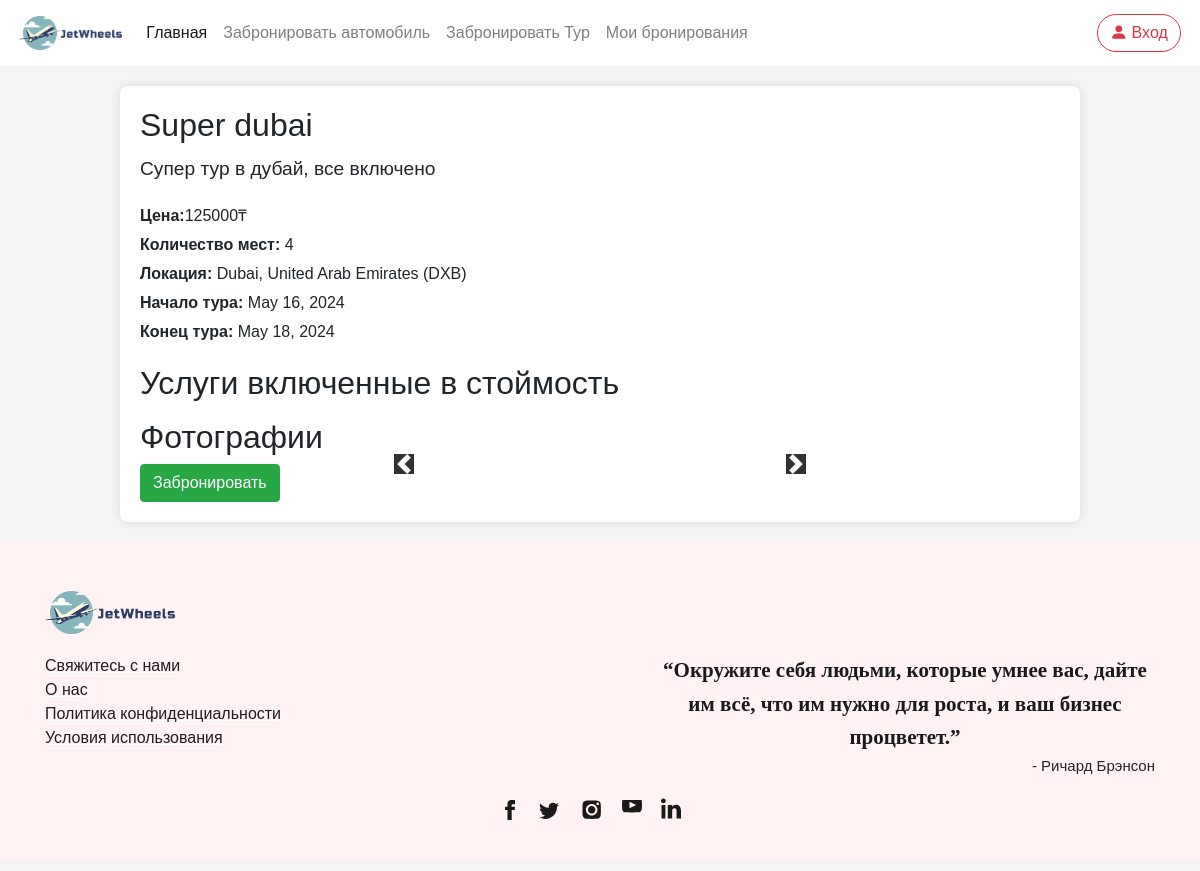
Page /tour/1/ on the earlier database version.
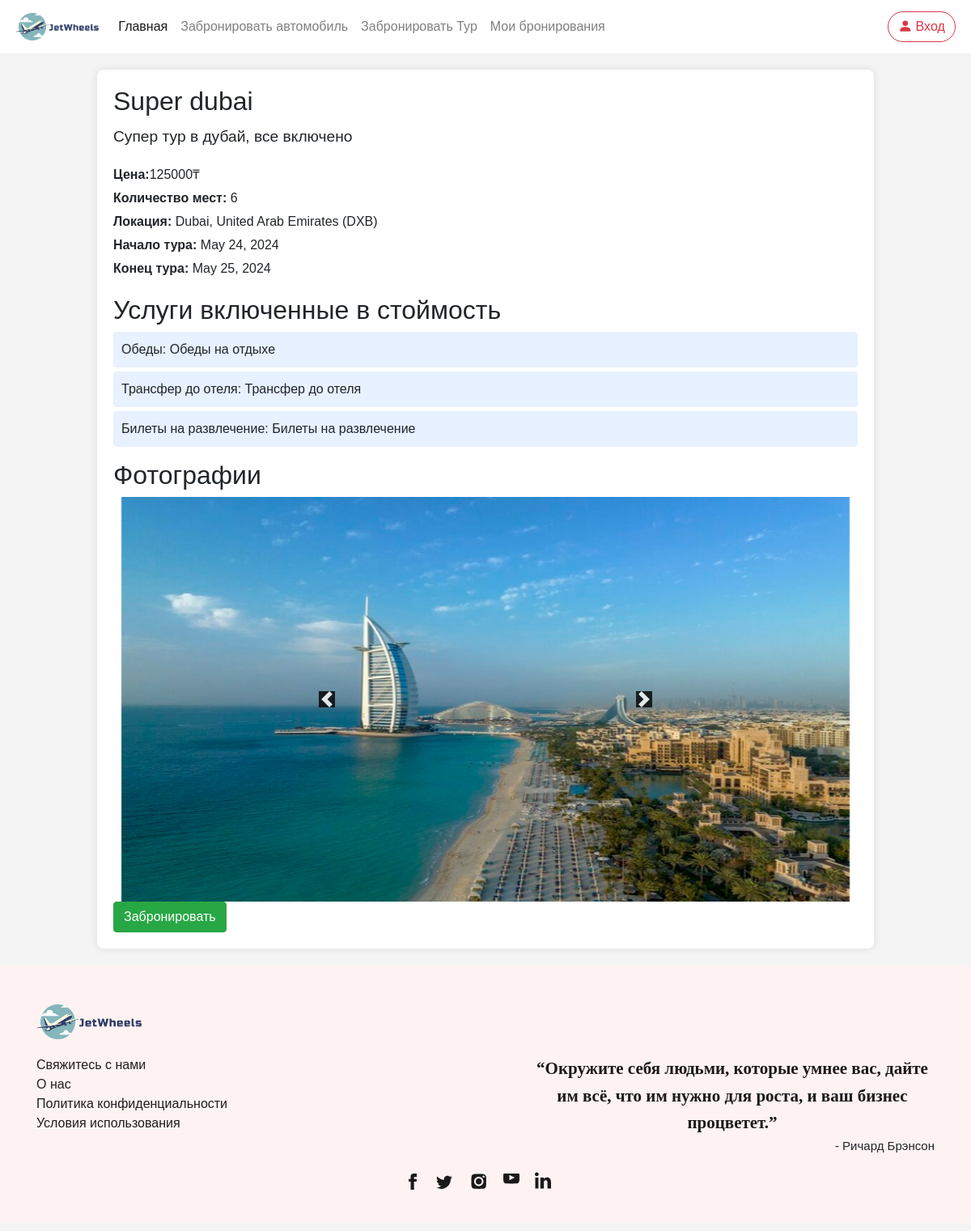
Same page on the later database version.
### tour/models.py (models this page shows, shortened)
class Tour(models.Model):
    tour_name = models.CharField(max_length=30, default="")
    tour_desc = models.CharField(max_length=300, default="")
    price = models.IntegerField(default=0)
    tour_capacity = models.IntegerField(default=10)
    location = models.ForeignKey(flight_models.Place, on_delete=models.CASCADE, related_name="location")
    start_date = models.DateField(blank=True, null=True)
    end_date = models.DateField(blank=True, null=True)
    services = models.ManyToManyField('Service', related_name='tours')

class Service(models.Model):
    name = models.CharField(max_length=50)
    description = models.CharField(max_length=300, blank=True)

class Photo(models.Model):
    tour = models.ForeignKey(Tour, on_delete=models.CASCADE, related_name='photos')
    image = models.ImageField(upload_to='flight/static/tour/photos')
    caption = models.CharField(max_length=100, blank=True)

### flight/models.py (models this page shows)
class Place(models.Model):
    city = models.CharField(max_length=64)
    airport = models.CharField(max_length=64)
    code = models.CharField(max_length=3)
    country = models.CharField(max_length=64)
    def __str__(self):
        return f"{self.city}, {self.country} ({self.code})"

### tour/views.py (the view)
# urls.py: path('tour/<int:tour_id>/', views.details, name='tour_details'),
def details(request, tour_id):
    tour_detail = get_object_or_404(Tour, id=tour_id)
    return render(request, 'tour/details.html', {
        'tour': tour_detail,
    })

### flight/templates/tour/details.html (shortened to what this page needs)
{% extends 'flight/layout.html' %}
{% load static %}
{% block body %}
<div class="tour-details">
    <h1>{{ tour.tour_name }}</h1>
    <p class="tour-description"> {{ tour.tour_desc }}</p>
    <div class="tour-info">
        <p><strong>Цена:</strong>{{ tour.price }}₸</p>
        <p><strong>Количество мест:</strong> {{ tour.tour_capacity }}</p>
        <p><strong>Локация:</strong> {{ tour.location }}</p>
        <p><strong>Начало тура:</strong> {{ tour.start_date }}</p>
        <p><strong>Конец тура:</strong> {{ tour.end_date }}</p>
    </div>
    <h2>Услуги включенные в стоймость</h2>
    <ul class="services-list">
        {% for service in tour.services.all %}
            <li>{{ service.name }}: {{ service.description }}</li>
        {% endfor %}
    </ul>
    <h2>Фотографии</h2>
<div id="tourCarousel" class="carousel slide" data-ride="carousel">
    <div class="carousel-inner">
        {% for photo in tour.photos.all %}
            <div class="carousel-item {% if forloop.first %}active{% endif %}">
                <img src="{{photo.image.url|slice:"7:" }}" class="d-block w-100 carousel-image" alt="{{ photo.caption }}">
            </div>
        {% endfor %}
    </div>
    <a class="carousel-control-prev" href="#tourCarousel" role="button" data-slide="prev">
        <span class="carousel-control-prev-icon" aria-hidden="true"></span>
    </a>
    <a class="carousel-control-next" href="#tourCarousel" role="button" data-slide="next">
        <span class="carousel-control-next-icon" aria-hidden="true"></span>
    </a>
</div>
<form action="{% url 'tour_review' %}" method="GET" style="display: flex;">
<button class="btn btn-primary btn-success o-b" type="submit">
    Забронировать
</button>
</form>
</div>
{% endblock %}

### flight/templates/flight/layout.html (shortened to what this page needs)
{% load static %}
<!DOCTYPE html>
<html lang="ru">
<head>
  <link rel="stylesheet" href="https://stackpath.bootstrapcdn.com/bootstrap/4.4.1/css/bootstrap.min.css">
  <link rel="stylesheet" href="https://use.typekit.net/cav5lva.css">
  <link rel="stylesheet" href="{% static 'css/layout_style.css' %}">
</head>
<body>
  <div class="container-fluid">
    <nav class="navbar navbar-expand-lg navbar-light">
      <a class="navbar-brand" href="{% url 'index' %}">
          <img src="{% static 'img/icon_logo2.png' %}" height="34" alt="">
      </a>
      <div class="collapse navbar-collapse" id="navbarSupportedContent">
        <ul class="navbar-nav mr-auto">
          <li class="nav-item {% if not page %}active{% endif %}">
            <a class="nav-link" href="{% url 'index' %}">Главная</a>
          </li>
        <li class="nav-item {% if page == 'carindex' %}active{% endif %}">
            <a class="nav-link" href="{% url 'carindex' %}">Забронировать автомобиль</a>
          </li>
        <li class="nav-item {% if page == 'tourindex' %}active{% endif %}">
            <a class="nav-link" href="{% url 'tourindex' %}">Забронировать Тур</a>
          </li>
          <li class="nav-item {% if page == 'bookings' %}active{% endif %}">
            <a class="nav-link" href="{% url 'bookings' %}">Мои бронирования</a>
          </li>
        </ul>
        <ul class="navbar-nav">
          {% if not user.is_authenticated %}
            <li class="nav-item">
              <button class="btn btn-outline-danger" style="border-radius: 25rem;" onclick="window.location.href = '/login';">
                <svg width="1.1em" height="1.1em" viewBox="0 1.5 16 16" class="bi bi-person-fill" fill="currentColor" xmlns="http://www.w3.org/2000/svg">
                  <path fill-rule="evenodd" d="M3 14s-1 0-1-1 1-4 6-4 6 3 6 4-1 1-1 1H3zm5-6a3 3 0 1 0 0-6 3 3 0 0 0 0 6z"/>
                </svg>
                Вход
              </button>
            </li>
          {% endif %}
        </ul>
      </div>
    </nav>
    <main>
      {% block body %}{% endblock %}
    </main>
    <footer>
      <div class="container">
        <div>
          <div class="logo-container">
            <img src="{% static 'img/icon_logo2.png' %}">
          </div>
          <div class="footer-content">
            <div class="links-container">
              <div>
                <ul class="link-list">
                  <li class="list-item"><a class="footer-links" href="{% url 'contact' %}">Свяжитесь с нами</a></li>
                  <li class="list-item"><a class="footer-links" href="{% url 'aboutus' %}">О нас</a></li>
                  <li class="list-item"><a class="footer-links" href="{% url 'privacypolicy' %}">Политика конфиденциальности</a></li>
                  <li class="list-item"><a class="footer-links" href="{% url 'termsandconditions' %}">Условия использования</a></li>
                </ul>
              </div>
            </div>
            <div class="quote-container">
              <div class="quote">“Окружите себя людьми, которые умнее вас, дайте им всё, что им нужно для роста, и ваш бизнес процветет.”</div>
              <div class="quote-by">- Ричард Брэнсон</div>
            </div>
          </div>
          <div class="social-links">
            <div class="social-icons">
              <a href="#" class="social-icon">
              </a>
              <a href="#" class="social-icon">
              </a>
              <a href="#" class="social-icon">
              </a>
              <a href="#" class="social-icon">
              </a>
              <a href="#" class="social-icon">
              </a>
            </div>
          </div>
        </div>
      </div>
    </footer>
  </div>
</body>
</html>

### flight/static/css/layout_style.css (style rules this page uses)
body { margin: 0px; padding: 0px; font-family: "Rubik", sans-serif; font-weight: normal; font-style: normal; min-width: 250px; }
.container-fluid { padding-left: 0px; padding-right: 0px; }
.navbar { padding: .7rem 1.2rem; background-color: #fff; transition-duration: .2s; }
footer { background-color: rgb(255,242,242); margin-top: 0px; padding-top: 1px; }
footer .container > div { font-family: Barlow, sans-serif; margin: 48px 0px 10px; flex-shrink: 0; max-width: 100%; overflow: hidden; }
.footer-content { padding-top: 20px; display: flex; -webkit-box-pack: justify; justify-content: space-between; }
.links-container { text-align: left; flex-direction: row; display: flex; }
.quote-container { text-align: right; }
.logo-container img { width: 130px; }
.links-container > div { flex: 1 0 0px; }
.links-container > div ul { padding-inline-start: 0px; margin-block-start: 0px; margin-block-end: 0px; list-style-type: none; margin-right: 50px; }
.footer-links { white-space: nowrap; color: rgb(31, 31, 31); text-decoration: underline solid rgb(255, 255, 255); transition: all 0.1s ease 0s; }
.quote-container .quote { font-family: utopia-std, serif; text-align: center; color: rgb(26, 26, 26); max-width: 500px; margin: auto; font-size: 21px; font-weight: 600; line-height: 1.6; }
.quote-container .quote-by { font-family: sans-serif; font-size: 15px; }
.social-icons { list-style-type: none; display: flex; margin: 0px auto; padding: 20px 0px; width: 100%; max-width: 200px; justify-content: space-evenly; }
.social-icons a { height: 44px; width: 44px; }

### flight/templates/tour/details.html (style rules this page uses)
body { font-family: Arial, sans-serif; margin: 0; padding: 0; background-color: #f4f4f4; }
.tour-details { width: 80%; margin: 20px auto; padding: 20px; background-color: #fff; box-shadow: 0 0 10px rgba(0, 0, 0, 0.1); border-radius: 8px; }
.tour-details h1 { font-size: 2em; margin-bottom: 10px; }
.tour-details .tour-description { font-size: 1.2em; margin-bottom: 20px; }
.tour-info { margin-bottom: 20px; }
.tour-info p { margin: 5px 0; }
.services-list { list-style-type: none; padding: 0; }
.services-list li { background-color: #e7f1ff; margin: 5px 0; padding: 10px; border-radius: 4px; }
.carousel-item { text-align: center; }
.carousel-image { max-height: 500px; max-width: 900px; margin: 0 auto; }
.carousel-control-prev, .carousel-control-next { top: 50%; transform: translateY(-50%); width: 3rem; height: 3rem; opacity: 0.8; }
.carousel-control-prev { left: 15rem; }
.carousel-control-next { right: 15rem; }
.carousel-control-prev-icon, .carousel-control-next-icon { background-color: #000; }
.carousel-control-prev-icon::before, .carousel-control-next-icon::before { font-size: 2rem; }

Differences in the rows shown:
changed Tour "Super dubai": tour_capacity "4" → "6"; start_date "May 16, 2024" → "May 24, 2024"; end_date "May 18, 2024" → "May 25, 2024"
added Service: name "Обеды", description "Обеды на отдыхе"
added Service: name "Трансфер до отеля", description "Трансфер до отеля"
added Service: name "Билеты на развлечение", description "Билеты на развлечение"
added Photo: image (picture)
